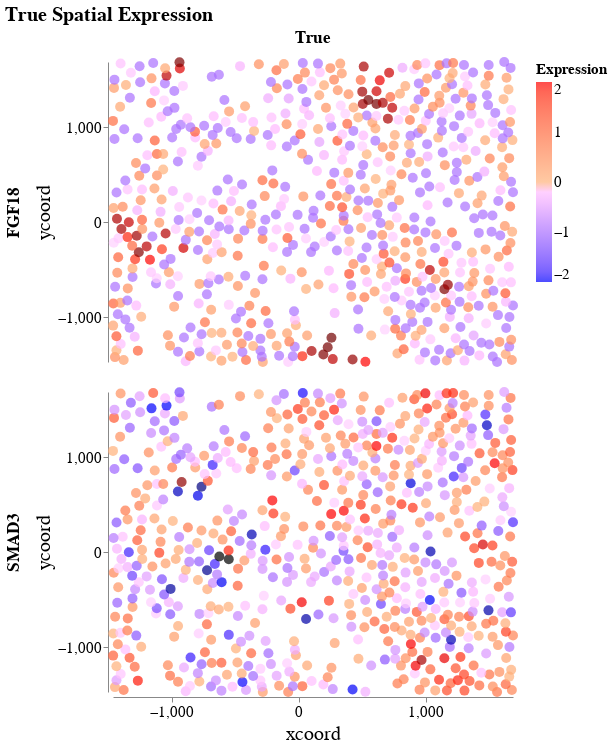

Write notebook code for a chart like this one.
### Markdown cell above
## Read Data

### Code cell
# read data
dataset = novosparc.io.load_data(data_path)
sc.pp.normalize_per_cell(dataset)
sc.pp.log1p(dataset)

locations = novosparc.io.load_target_space(target_space_path, coords_cols=coords_cols)

df_dge = dataset.to_df() # cells x genes
df_locs = pd.DataFrame(locations, columns=coords_cols)
df_dge.index = df_locs.index
ncells,ngenes = df_dge.shape
genenames = df_dge.columns

df_sp_true = pd.concat((df_dge[gois], df_locs), 1)
df_sp_true['true_pred'] = 'True'

# plotting the true expression
pl_true = plot_df_sp(df_sp_true, tit='True Spatial Expression', fname='gois_true.html')

### Figure 1 — Vega-Lite specification as saved in the notebook (floating-point values rounded to 4 significant figures; data arrays with more than 128 entries replaced by an {"elided": "..."} marker saying what was removed)
{"config": {"view": {"continuousWidth": 400, "continuousHeight": 300, "strokeOpacity": 0}, "axis": {"labelFontSize": 15, "titleFontSize": 20, "titleFontWeight": "normal"}, "legend": {"labelFontSize": 15, "titleFontSize": 15}, "title": {"fontSize": 20}}, "data": {"name": "data-eeed6588ca017501b8ad222cfa3b8f5c"}, "mark": {"type": "circle", "size": 100}, "encoding": {"color": {"type": "quantitative", "field": "Expression", "scale": {"domain": [-2, 0, 2], "range": ["blue", "white", "red"]}}, "column": {"type": "nominal", "field": "true_pred", "header": {"labelFontSize": 17, "labelFontWeight": "bold"}, "title": null}, "row": {"type": "nominal", "field": "goi", "header": {"labelFontSize": 17, "labelFontWeight": "bold"}, "sort": null, "title": null}, "x": {"type": "quantitative", "axis": {"grid": false, "values": [-1000, 0, 1000]}, "field": "xcoord", "scale": {"nice": false}}, "y": {"type": "quantitative", "axis": {"grid": false, "values": [-1000, 0, 1000]}, "field": "ycoord", "scale": {"nice": false}}}, "title": "True Spatial Expression", "transform": [{"fold": ["FGF18", "SMAD3"], "as": ["goi", "Expression"]}], "$schema": "https://vega.github.io/schema/vega-lite/v4.8.1.json", "datasets": {"data-eeed6588ca017501b8ad222cfa3b8f5c": {"elided": "645 records"}}}
